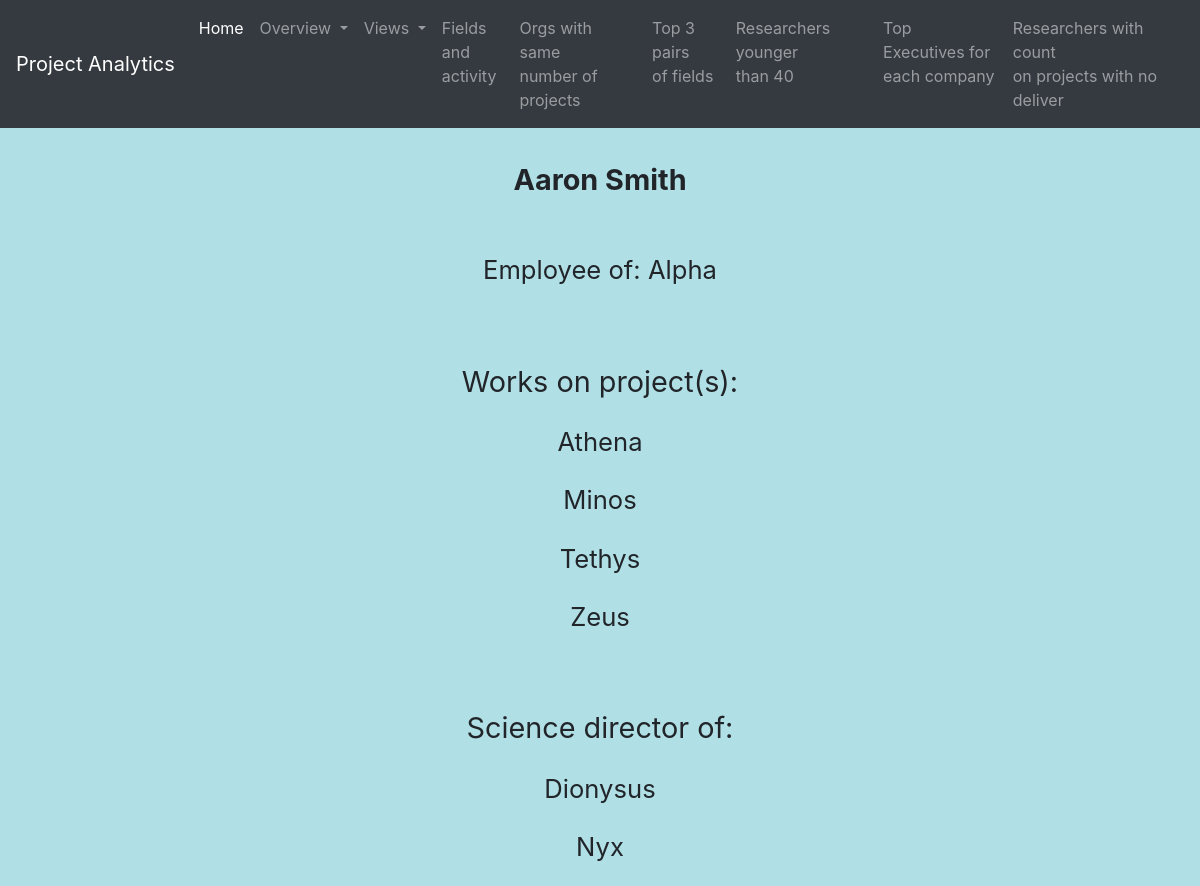
Screenshot of /frontend/see_researcher.php?varname1=801 with the database file from the repository.
### tables this page shows
CREATE TABLE IF NOT EXISTS `researcher` (
  `researcher_id` INT NOT NULL AUTO_INCREMENT,
  `first_name` VARCHAR(32) NOT NULL,
  `surname` VARCHAR(32) NOT NULL,
  `sex` ENUM('male', 'female') NOT NULL,
  `date_of_birth` DATE NOT NULL,
  `age` SMALLINT(3) NULL,
  PRIMARY KEY (`researcher_id`),
  INDEX `index_dob` (`date_of_birth` ASC) INVISIBLE,
  INDEX `index_age` (`age` ASC) VISIBLE,
  UNIQUE INDEX `researcher_id_UNIQUE` (`researcher_id` ASC) VISIBLE);

CREATE TABLE IF NOT EXISTS `organisation` (
  `organisation_id` INT NOT NULL AUTO_INCREMENT,
  `org_name` VARCHAR(40) NOT NULL,
  `abbreviation` VARCHAR(10) NOT NULL,
  `address` VARCHAR(80) NOT NULL,
  `postal_code` MEDIUMINT(3) NOT NULL,
  `city` VARCHAR(20) NOT NULL,
  `organisation_type` ENUM('research center', 'university', 'company') NOT NULL,
  PRIMARY KEY (`organisation_id`),
  UNIQUE INDEX `organisation_id_UNIQUE` (`organisation_id` ASC) VISIBLE);

CREATE TABLE IF NOT EXISTS `project` (
  `project_id` INT NOT NULL AUTO_INCREMENT,
  `title` VARCHAR(64) NOT NULL,
  `summary` VARCHAR(128) NOT NULL,
  `amount` DOUBLE NOT NULL,
  `starting_date` DATE NOT NULL,
  `finish_date` DATE NOT NULL,
  `duration` SMALLINT(4) NULL,
  PRIMARY KEY (`project_id`),
  INDEX `index_fin` (`finish_date` ASC) INVISIBLE,
  INDEX `index_am` (`amount` ASC) VISIBLE,
  UNIQUE INDEX `project_id_UNIQUE` (`project_id` ASC) VISIBLE);

### frontend/see_researcher.php (the view, shortened to what this page needs)
<!DOCTYPE html>
<html lang="en">
<head>
    <link rel="stylesheet" href="https://cdn.jsdelivr.net/npm/bootstrap@4.5.3/dist/css/bootstrap.min.css">
</head>
<body style="background-color:powderblue;">
    <?php include('navbar.php');?>
        <?php
        $host = "127.0.0.1";
        $port = 3308;
        $socket = "";
        $user = "root";
        $password = "Account_attempt56!";
        $dbname = "mydb";
        $conn = new mysqli($host, $user, $password, $dbname, $port, $socket)
            or die('Could not connect to the database server' . mysqli_connect_error());
		if(!empty($_GET['varname1'])){
			$researcher_id = $_GET['varname1'];
		}
        $quer = 'SELECT first_name,surname,org_name FROM researcher inner join employee on emp_researcher_id = researcher_id inner join organisation on organisation_id = emp_organisation_id where researcher_id = '.$researcher_id.';';
        $res = mysqli_query($conn, $quer);
        if (mysqli_num_rows($res) == 0) {
            echo "<h4>There are no projects</h4>";
        } else {
			while ($tuple = mysqli_fetch_assoc($res)) {
				echo "<p style=\"text-align:center; margin-top:30px; margin-bottom:50px; font-weight: bold; font-size: 1.8em \">  ".$tuple['first_name']." ".$tuple['surname']." </p>";
				echo "<p style=\"text-align:center; margin-top:20px; margin-bottom:20px; font-size: 1.6em \">  Employee of: ".$tuple['org_name']." </p>";
			}
		}
		$quer = 'SELECT title FROM project inner join works_on on workson_project_id = project_id inner join researcher on researcher_id = workson_researcher_id where researcher_id = '.$researcher_id.';';
		$res = mysqli_query($conn, $quer);
		if (mysqli_num_rows($res) > 0) {
			echo "<p style=\"text-align:center; margin-top:70px; margin-bottom:20px; font-size: 1.8em \"> Works on project(s): </p>";
			while ($tuple = mysqli_fetch_assoc($res)) {
				echo "<p style=\"text-align:center; margin-top:20px; margin-bottom:20px; font-size: 1.6em \"> ".$tuple['title']." </p>";
		   }
		}
		$quer = 'SELECT title FROM project inner join science_director on dir_project_id = project_id inner join researcher on researcher_id = dir_researcher_id where researcher_id = '.$researcher_id.';';
		$res = mysqli_query($conn, $quer);
		if (mysqli_num_rows($res) > 0) {
			echo "<p style=\"text-align:center; margin-top:70px; margin-bottom:20px; font-size: 1.8em \"> Science director of: </p>";
			while ($tuple = mysqli_fetch_assoc($res)) {
				echo "<p style=\"text-align:center; margin-top:20px; margin-bottom:20px; font-size: 1.6em \"> ".$tuple['title']." </p>";
		   }
		}
        ?>
</body>
</html>

### rows the page displays
researcher: first_name "Aaron", surname "Smith", organisation.org_name "Alpha"
project: title "Athena"
project: title "Minos"
project: title "Tethys"
project: title "Zeus"
project: title "Dionysus"
project: title "Nyx"
